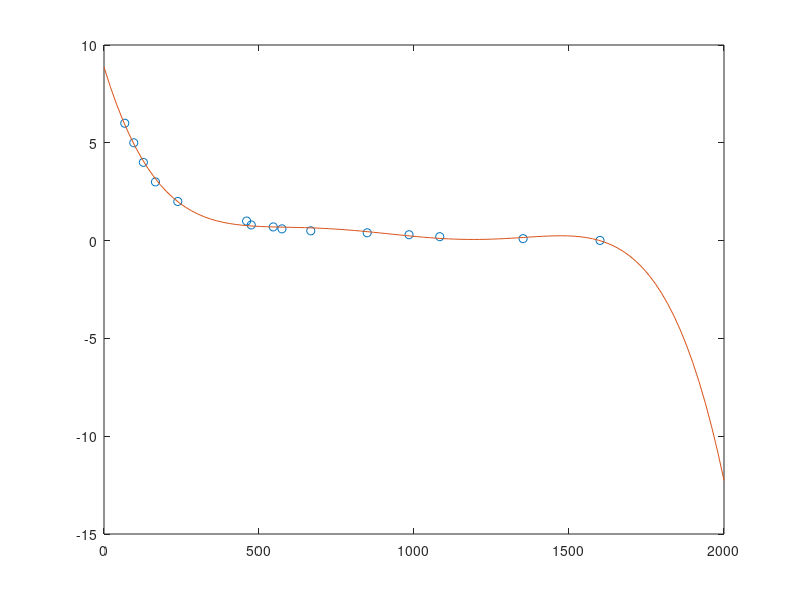

The MATLAB script that drew this image:
% fit polynomial to distance vs reading curve of proximity sensor

y = [6, 5, 4, 3, 2, 1, 0.8, 0.7, 0.6, 0.5, 0.4, 0.3, 0.2, 0.1, 0.01];
x = [67, 96, 127,166, 238, 460, 475, 546,574,667,849,984,1083,1352,1600];

p = polyfit(x,y,5);

x1 = linspace(0,2000);
y1 = polyval(p,x1);
figure
plot(x,y,'o')
hold on
plot(x1,y1)
hold off

disp(p)